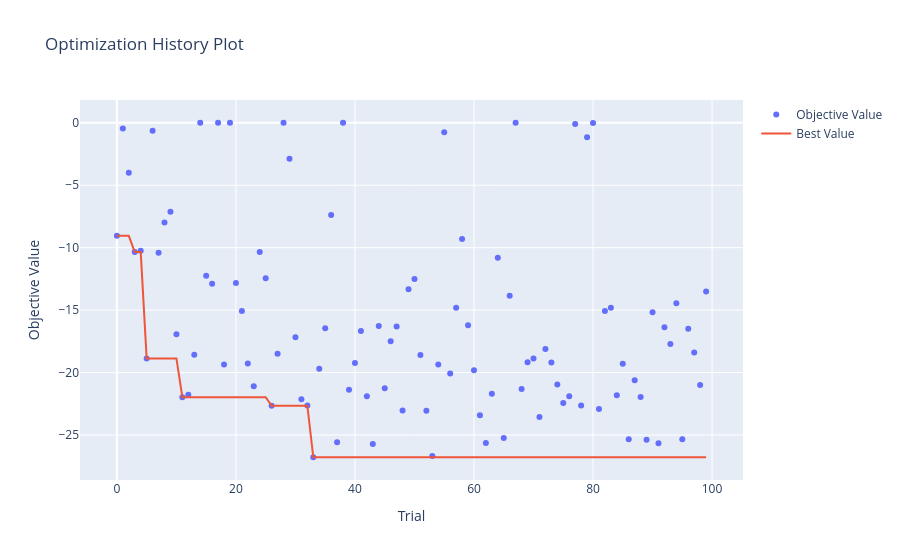

The notebook cell saved with this chart:
### Markdown cell above
## Best hyperparameters

### Code cell
import optuna
import matplotlib.pyplot as plt



best_params = study.best_params
print("Best hyperparameters found:")
for param, value in best_params.items():
    print(f"  {param}: {value}")

fig = optuna.visualization.plot_optimization_history(study)
#fig.update_yaxes(type='log')
fig.show()
